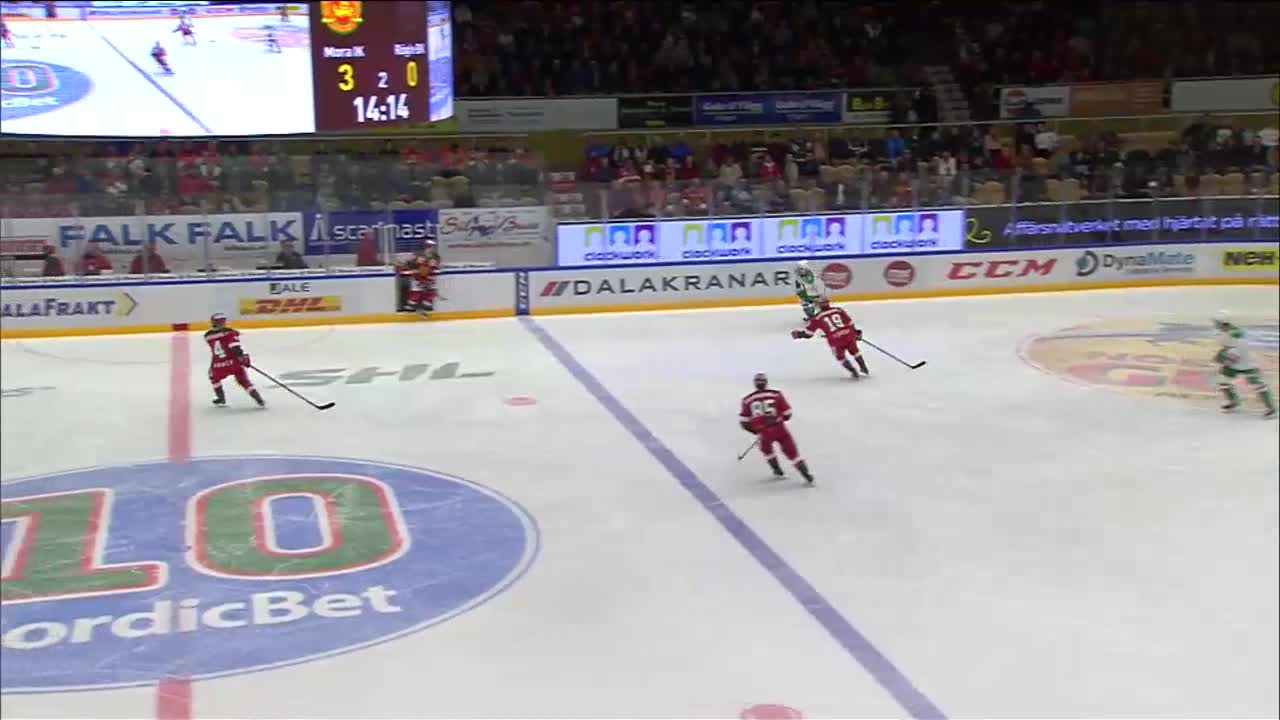
#> input picture edge-detector/shl_1.jpg, 1280 x 720 px
$ python detector.py
#> lines starting #> are read from the running program, lines starting #| are printed output that depends on the picture; after the words box and inside, x2 and y2 are one past the last pixel; in counts of white or black regions, pixels touching at a corner belong together
import cv2
import numpy as np


def draw_lines(img, lines, color=[255, 0, 0], thickness=3):
    # If there are no lines to draw, exit.
    if lines is None:
        return

    # Make a copy of the original image.
    img = np.copy(img)
    # Create a blank image that matches the original in size.
    line_img = np.zeros(
        (
            img.shape[0],
            img.shape[1],
            3
        ),
        dtype=np.uint8,
    )
    # Loop over all lines and draw them on the blank image.
    for line in lines:
        for x1, y1, x2, y2 in line:
            cv2.line(line_img, (x1, y1), (x2, y2), color, thickness)

    return line_img

    # # Merge the image with the lines onto the original.
    # img = cv2.addWeighted(img, 1, line_img, 1.0, 0.0)
    # # Return the modified image.
    # return img


if __name__ == "__main__":
    image = cv2.imread(f"shl_1.jpg")
#> image is the input picture: shape (720, 1280, 3); mean B, G, R 155.4, 150.3, 153
    edge_image = cv2.cvtColor(image, cv2.COLOR_BGR2GRAY)
    edge_image = cv2.GaussianBlur(edge_image, (3, 3), 1)
    edge_image = cv2.Canny(edge_image, 50, 150)
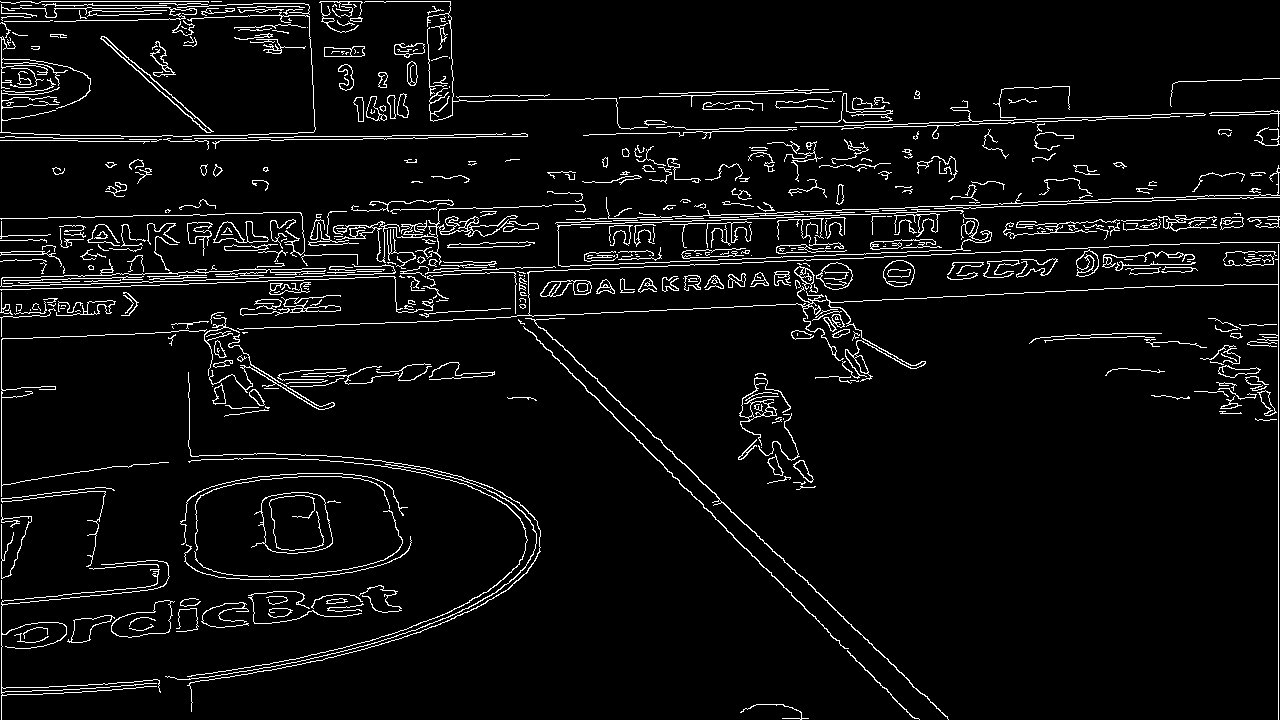
#> edge_image: shape (720, 1280); 5.2% white in thin lines or dots
    edge_image = cv2.dilate(
        edge_image,
        cv2.getStructuringElement(cv2.MORPH_RECT, (5, 5)),
        iterations=1
    )
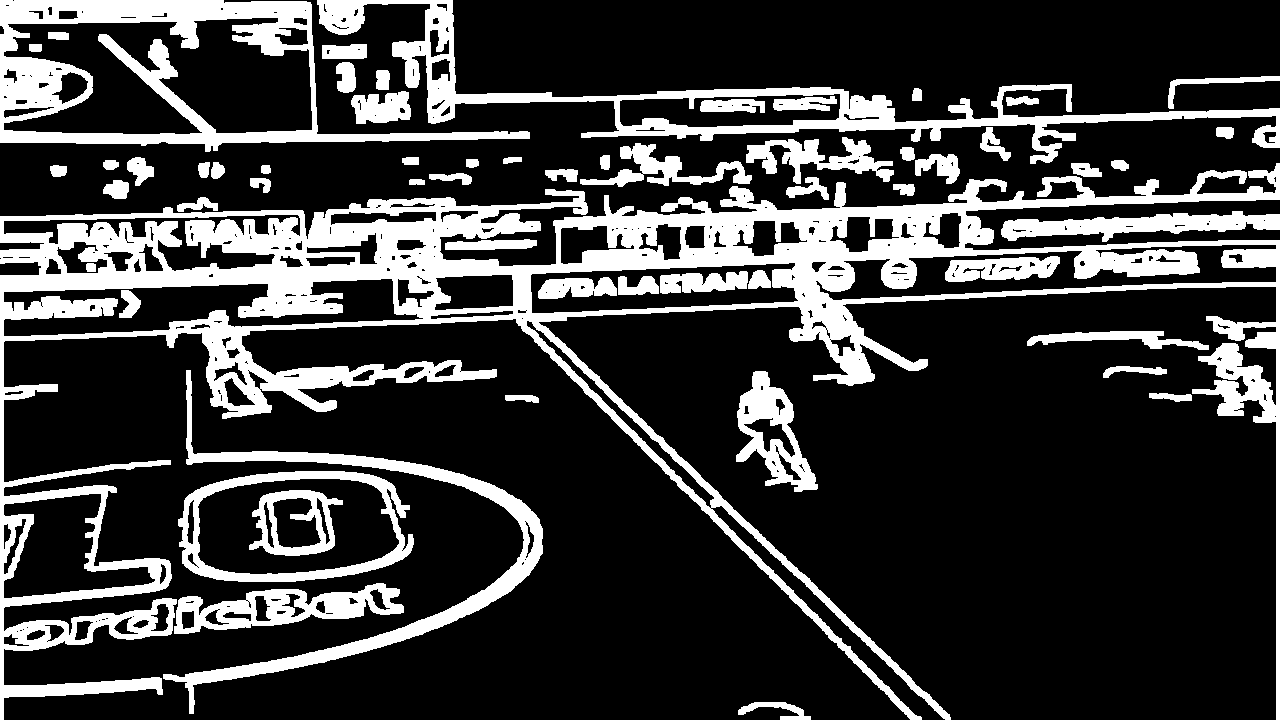
#> edge_image: shape (720, 1280); 22.8% white; 59 white regions, largest, box (x1, y1, x2, y2) and area: (0, 163, 1280, 720) 112580, (0, 0, 530, 152) 20722, (317, 0, 1280, 164) 18137
    edge_image = cv2.erode(
        edge_image,
        cv2.getStructuringElement(cv2.MORPH_RECT, (5, 5)),
        iterations=1
    )
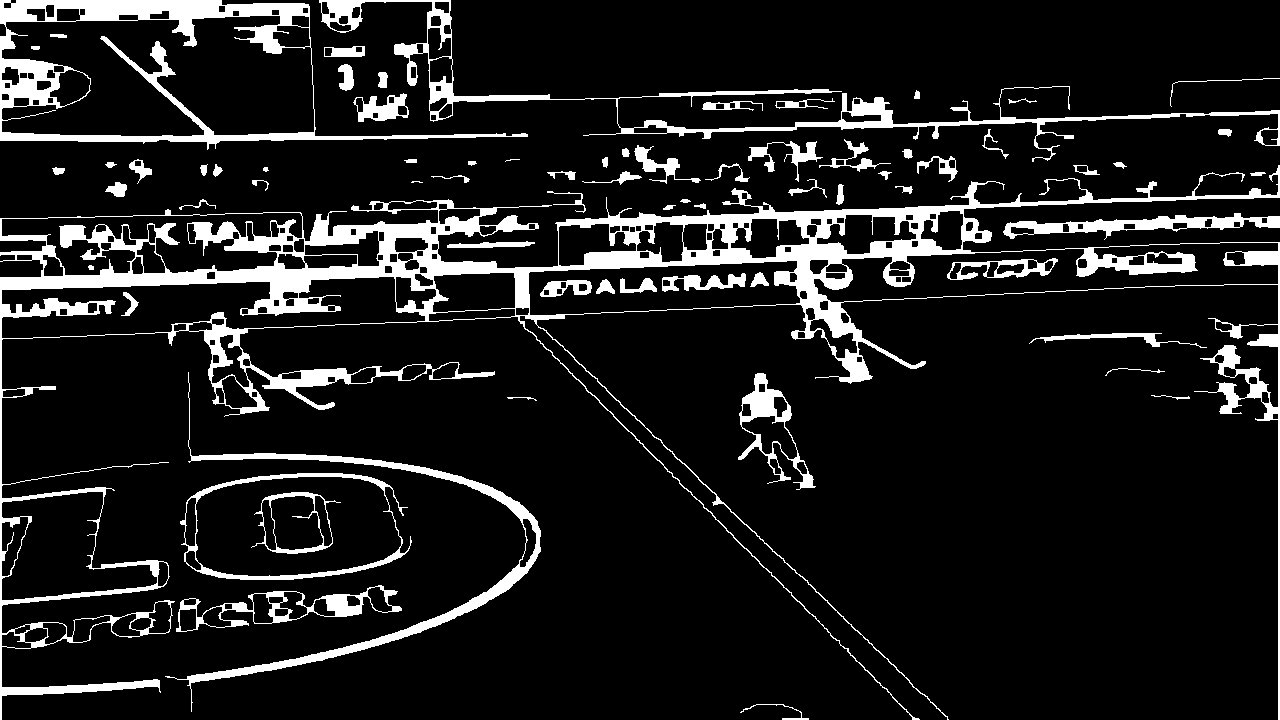
#> edge_image: shape (720, 1280); 11.3% white; 71 white regions (2 under 20 px), largest, box (x1, y1, x2, y2) and area: (0, 165, 1280, 720) 55617, (0, 0, 528, 150) 12706, (319, 0, 1280, 162) 8473

    lines = cv2.HoughLinesP(
        edge_image,
        rho=6,
        theta=np.pi / 60,
        threshold=160,
        lines=np.array([]),
        minLineLength=100,
        maxLineGap=25
    )
#> lines = 273 rows, first 6: [0, 290, 496, 264], [961, 232, 1270, 216], [558, 265, 935, 245], [1015, 206, 1279, 193], [99, 247, 803, 211], [947, 277, 1049, 272]

    res = draw_lines(image, lines)
#> the loop in draw_lines, `for line in lines:` made 273 passes
#> after the loop in draw_lines, `for line in lines:`:
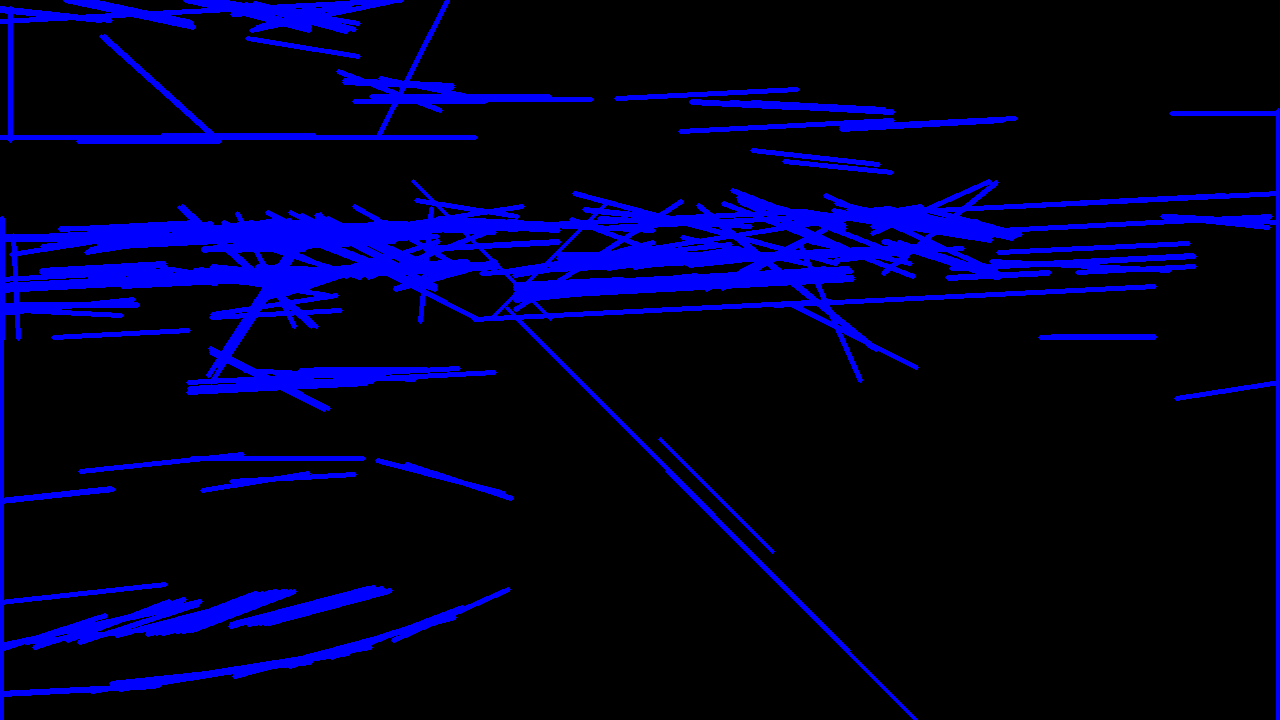
#> line_img: shape (720, 1280, 3); mean of channels 0, 1, 2 34.7, 0, 0; drawn as B, G, R

    cv2.imshow('res', image)
    cv2.waitKey(0)
    # line_detection_vectorized(image, edge_image)
